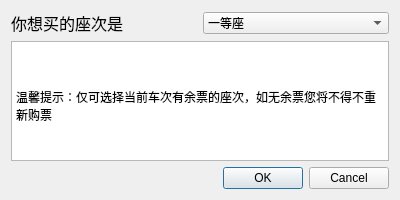
<?xml version="1.0" encoding="UTF-8"?>
<ui version="4.0">
 <class>chooseseat</class>
 <widget class="QDialog" name="chooseseat">
  <property name="geometry">
   <rect>
    <x>0</x>
    <y>0</y>
    <width>400</width>
    <height>200</height>
   </rect>
  </property>
  <property name="windowTitle">
   <string>Dialog</string>
  </property>
  <layout class="QVBoxLayout" name="verticalLayout">
   <item>
    <layout class="QHBoxLayout" name="horizontalLayout">
     <item>
      <widget class="QLabel" name="label">
       <property name="font">
        <font>
         <family>微软雅黑 Light</family>
         <pointsize>12</pointsize>
        </font>
       </property>
       <property name="text">
        <string>你想买的座次是</string>
       </property>
      </widget>
     </item>
     <item>
      <widget class="QComboBox" name="comboBox">
       <item>
        <property name="text">
         <string>一等座</string>
        </property>
       </item>
       <item>
        <property name="text">
         <string>二等座</string>
        </property>
       </item>
       <item>
        <property name="text">
         <string>无座</string>
        </property>
       </item>
      </widget>
     </item>
    </layout>
   </item>
   <item>
    <widget class="QTextBrowser" name="textBrowser">
     <property name="html">
      <string>&lt;!DOCTYPE HTML PUBLIC &quot;-//W3C//DTD HTML 4.0//EN&quot; &quot;http://www.w3.org/TR/REC-html40/strict.dtd&quot;&gt;
&lt;html&gt;&lt;head&gt;&lt;meta name=&quot;qrichtext&quot; content=&quot;1&quot; /&gt;&lt;style type=&quot;text/css&quot;&gt;
p, li { white-space: pre-wrap; }
&lt;/style&gt;&lt;/head&gt;&lt;body style=&quot; font-family:'SimSun'; font-size:9pt; font-weight:400; font-style:normal;&quot;&gt;
&lt;p style=&quot;-qt-paragraph-type:empty; margin-top:0px; margin-bottom:0px; margin-left:0px; margin-right:0px; -qt-block-indent:0; text-indent:0px;&quot;&gt;&lt;br /&gt;&lt;/p&gt;
&lt;p style=&quot;-qt-paragraph-type:empty; margin-top:0px; margin-bottom:0px; margin-left:0px; margin-right:0px; -qt-block-indent:0; text-indent:0px;&quot;&gt;&lt;br /&gt;&lt;/p&gt;
&lt;p style=&quot;-qt-paragraph-type:empty; margin-top:0px; margin-bottom:0px; margin-left:0px; margin-right:0px; -qt-block-indent:0; text-indent:0px;&quot;&gt;&lt;br /&gt;&lt;/p&gt;
&lt;p style=&quot; margin-top:0px; margin-bottom:0px; margin-left:0px; margin-right:0px; -qt-block-indent:0; text-indent:0px;&quot;&gt;温馨提示：仅可选择当前车次有余票的座次，如无余票您将不得不重新购票&lt;/p&gt;&lt;/body&gt;&lt;/html&gt;</string>
     </property>
    </widget>
   </item>
   <item>
    <widget class="QDialogButtonBox" name="buttonBox">
     <property name="orientation">
      <enum>Qt::Horizontal</enum>
     </property>
     <property name="standardButtons">
      <set>QDialogButtonBox::Cancel|QDialogButtonBox::Ok</set>
     </property>
    </widget>
   </item>
  </layout>
 </widget>
 <resources/>
 <connections>
  <connection>
   <sender>buttonBox</sender>
   <signal>accepted()</signal>
   <receiver>chooseseat</receiver>
   <slot>accept()</slot>
   <hints>
    <hint type="sourcelabel">
     <x>248</x>
     <y>254</y>
    </hint>
    <hint type="destinationlabel">
     <x>157</x>
     <y>274</y>
    </hint>
   </hints>
  </connection>
  <connection>
   <sender>buttonBox</sender>
   <signal>rejected()</signal>
   <receiver>chooseseat</receiver>
   <slot>reject()</slot>
   <hints>
    <hint type="sourcelabel">
     <x>316</x>
     <y>260</y>
    </hint>
    <hint type="destinationlabel">
     <x>286</x>
     <y>274</y>
    </hint>
   </hints>
  </connection>
 </connections>
</ui>
